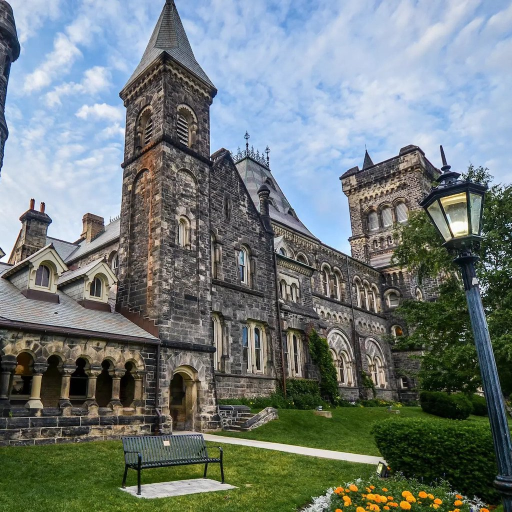
#> input picture a3/images/UofT.jpg, 1024 x 1024 px (shown at 1/2 size)
$ python a3.py
#> lines starting #> are read from the running program, lines starting #| are printed output that depends on the picture
import numpy as np
import cv2 as cv
from scipy import ndimage, signal
from scipy.io import loadmat
import matplotlib.pyplot as plt
import random
import math

from ransac import *  # the code in ransac.py was not written by me. Source info in the file


def diff_x(img):
    # From a2
    return signal.convolve2d(img, np.array([[-1, 0, 1], [-1, 0, 1], [-1, 0, 1]]) * 1 / 3, mode='same')


def diff_y(img):
    # From a2
    return signal.convolve2d(img, np.array([[1, 1, 1], [0, 0, 0], [-1, -1, -1]]) * 1 / 3, mode='same')


# [214 lines left out: functions gauss_pyramid, dog_pyramid, detect_keypoint, gauss_weights, keypoint_local, sift and 5 more, not called in this run]


class HomographyModel:
    """ For use in the ransac() function. Fits the points to a homography matrix.
        Written after looking at LinearLeastSquaresModel in ransac.py """

    # [82 lines left out: functions __init__, fit, get_error, transform_img, transform_point, homography_img, not called in this run]


def homography_pnt(vector, h):
    """ Return the new point (x', y') given (x, y, 1) and h """
    return np.sum(h[0:3] * vector) / np.sum(h[6:9] * vector), np.sum(h[3:6] * vector) / np.sum(h[6:9] * vector)


# [281 lines left out: functions merge_left, merge_right, panorama, convert_1024, plot_points, plot_patch and 6 more, not called in this run]


def get_ransac_matches(matches, ransac_idx):
    ransac_matches = [matches[index] for index in ransac_idx]
    return ransac_matches


# [11 lines left out: function plot_homography_warp, not called in this run]


if __name__ == '__main__':
    # Part 1
    test_q1 = True
    test_q2 = True
    test_q3 = True
    test_q4 = True

    # Part 2
    test_q7 = True
    test_q8 = True
    test_q9 = True
    test_q10 = True

    school = cv.cvtColor(cv.imread('images/UofT.jpg'), cv.COLOR_BGR2RGB)
    school_bw = cv.cvtColor(school, cv.COLOR_RGB2GRAY)
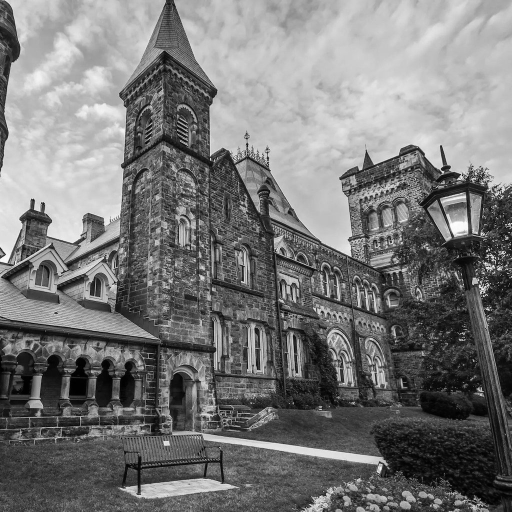
#> school_bw: shape (1024, 1024) (shown at 1/2 size); min 0, max 255, mean 119.8
    school_bw2rgb = cv.cvtColor(school_bw, cv.COLOR_GRAY2RGB)

    apartment = [cv.cvtColor(cv.imread('images/my_apartment/image_{}.png'.format(i)), cv.COLOR_BGR2RGB)
                 for i in range(1, 11)]
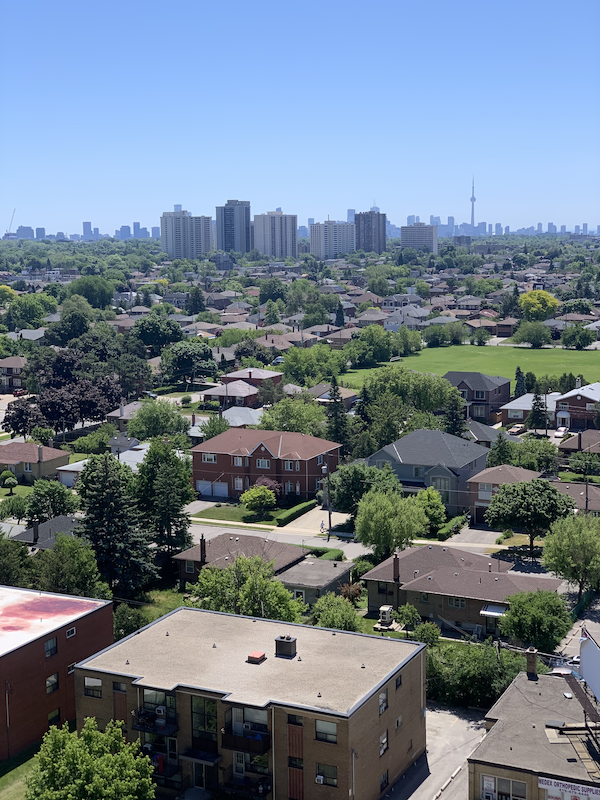
#> input picture a3/images/my_apartment/image_1.png, 600 x 800 px
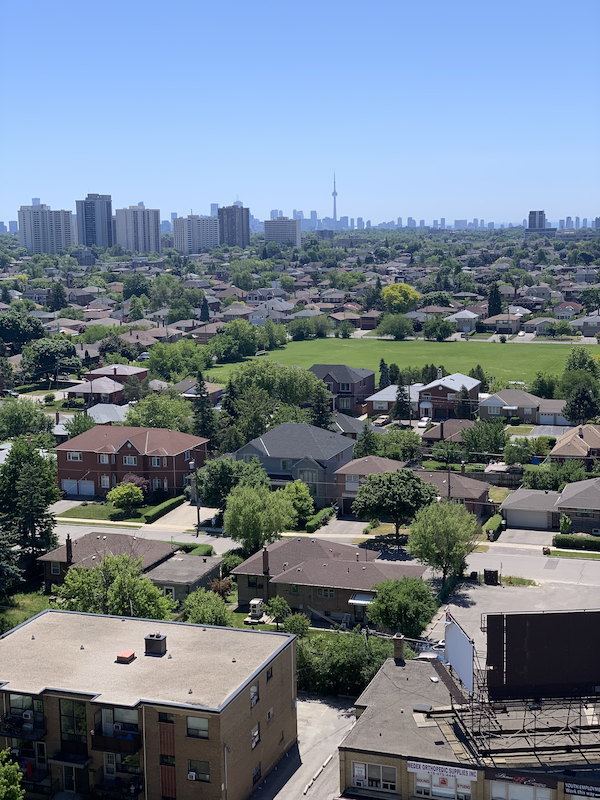
#> input picture a3/images/my_apartment/image_2.png, 600 x 800 px
#> (the run stopped early here; a loop or call above may not have finished)
